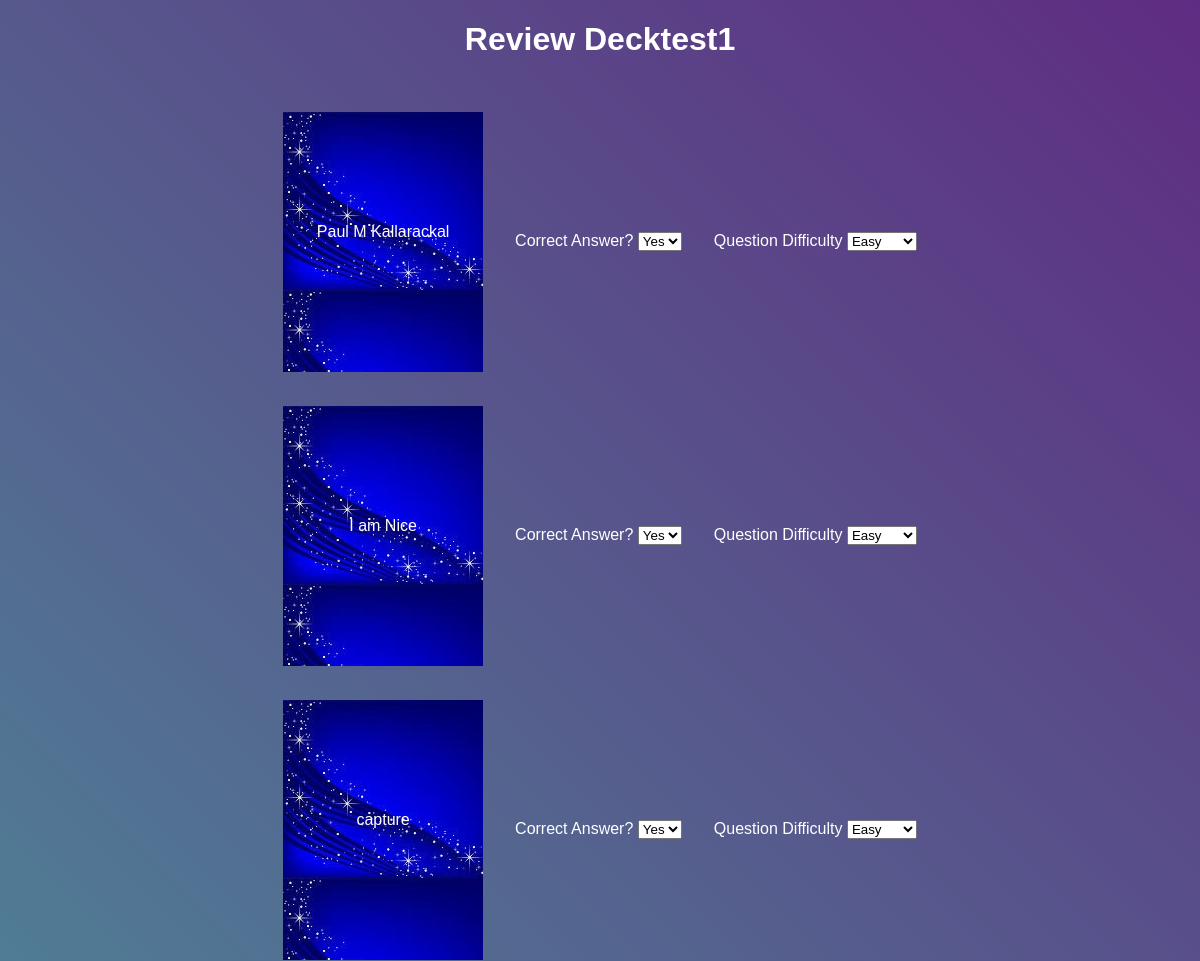
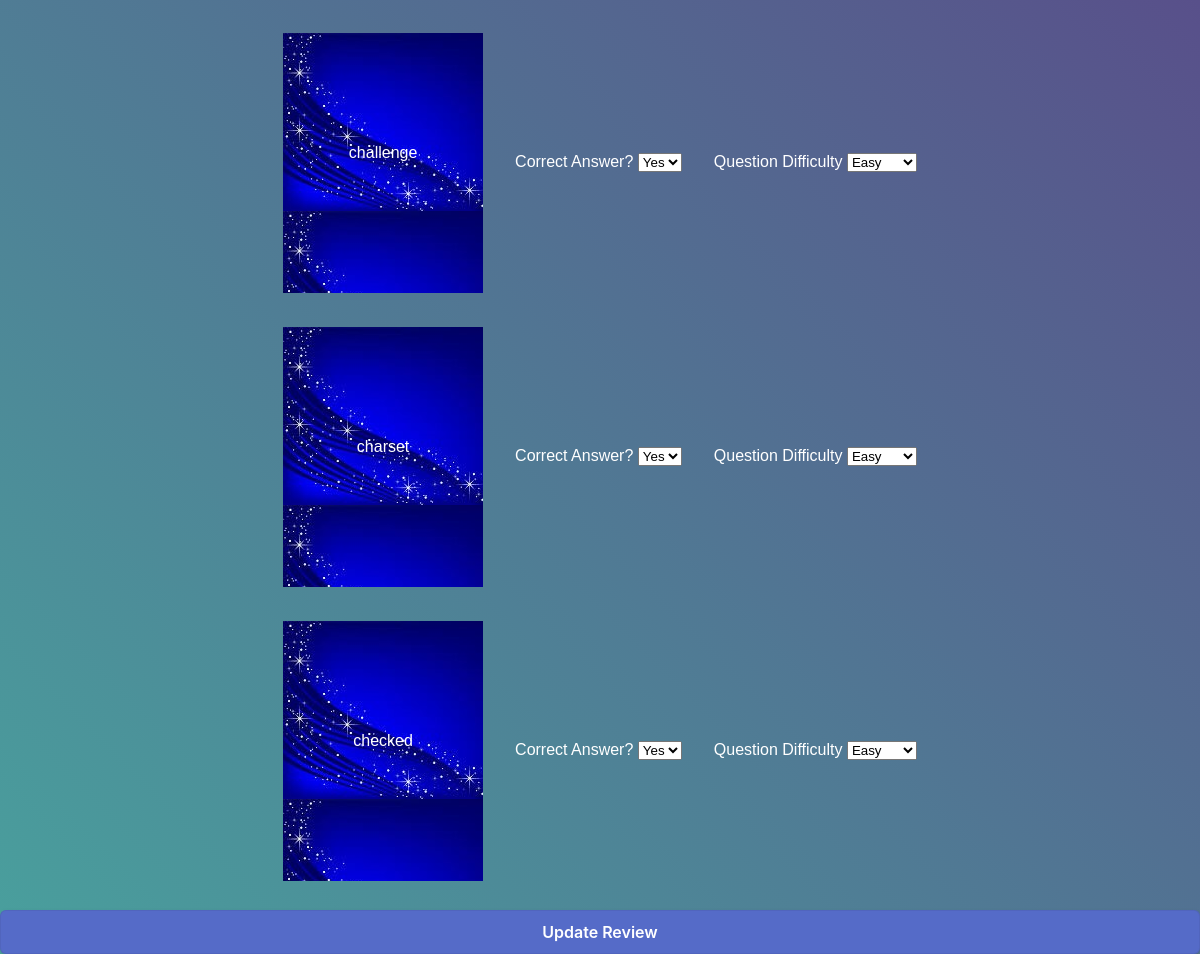
Page /admin/viewdeck/Decktest1/review on the committed database (2 pictures, top to bottom).
### Final Project Mad/code/main.py (models this page shows)
class Decks(db.Model):
    __tablename__='Decks'
    deck_id=db.Column(db.Integer,autoincrement=True,primary_key=True)
    username=db.Column(db.String,db.ForeignKey('User.username'),nullable=False)
    deck_name=db.Column(db.String,nullable=False)
    cardlist=db.Column(db.String,nullable=False)
    time=db.Column(db.String)
    scorelist=db.Column(db.String)

class Cards(db.Model):
    __tablename__='Cards'
    c_no=db.Column(db.Integer,primary_key=True,autoincrement=True)
    c_name=db.Column(db.String,nullable=False)
    c_description=db.Column(db.String,unique=True,nullable=False)
    username=db.Column(db.String,db.ForeignKey('User.username'),nullable=False)

### Final Project Mad/code/main.py (the view, shortened to what this page needs)
@app.route('/<string:username>/viewdeck/<string:deck_name>/review',methods=['GET','POST'])
def reviewdeck(username,deck_name):
    if request.method=='GET':
        QAdict={}
        user=db.session.query(User).filter(User.username==username).first()
        deck=db.session.query(Decks).filter(Decks.deck_name==deck_name,Decks.username==username).first()
        listofcards=deck.cardlist.split(',')
        for i in range(len(listofcards)):
            card=db.session.query(Cards).filter(Cards.username==username,Cards.c_no==listofcards[i]).first()
            if card:
                QAdict[card.c_name]=card.c_description
            else:
                return render_template('no_cards_yet.html',user=user)
        return render_template('reviewdeck.html',cards=QAdict,deck=deck,user=user)

### Final Project Mad/code/templates/reviewdeck.html (shortened to what this page needs)
{% extends "base.html" %}
{% block stylesheet %}
<link rel='stylesheet' href='/static/dashboard.css'>
{% endblock%}
{% block body %}
<h1> Review {{deck['deck_name']}}</h1>
<form action="/{{user['username']}}/viewdeck/{{deck['deck_name']}}/review" method="POST">
  {% for i in cards %}
  <table  class='center'>
    <tr>
     <td>  <div class="scene">
      <div class="card">
        <div class="card__face card__face--front">{{i}}</div>
        <div class="card__face card__face--back"><div class='textcentre'>{{cards[i]}}</div></div>
      </div>
    </div></td>
    <td> <label>Correct Answer?</label>
      <select name="answer" >
      <option value=1>Yes</option>
      </select>
    </div></td>
    <td>  <label>Question Difficulty</label>
      <select name="question" id="question">
      <option value="easy">Easy</option>
      </select></td>
    </tr>
  </table>
  {% endfor %}
  <button type="submit">Update Review</button>
{% endblock%}

### Final Project Mad/code/templates/base.html (shortened to what this page needs)
<!DOCTYPE html>
<html>
    <head>
        {%block stylesheet%}{%endblock%}
    </head>
    <body>
        <div>
            {% block body %} {% endblock%}
    </body>
</html>

### Final Project Mad/code/static/dashboard.css (style rules this page uses)
html, body { height: 100%; }
body { margin: 0; font-family: sans-serif; font-weight: 100; background: linear-gradient(45deg, #49a09d, #5f2c82); background-attachment: fixed; }
th, td { padding: 15px; color:white; }
button { appearance: button; backface-visibility: hidden; background-color:#556BC8; border-radius: 6px; border-width: 0; box-shadow: rgba(50, 50, 93, .1) 0 0 0 1px inset,rgba(50, 50, 93, .1) 0 2px 5px 0,rgba(0, 0, 0, .07) 0 1px 1px 0; box-sizing: border-box; color:white; cursor: pointer; font-family: -apple-system,system-ui,"Segoe UI",Roboto,"Helvetica Neue",Ubuntu,sans-serif; font-size: 100%; height: 44px; line-height: 1.15; margin: 12px 0 0; outline: none; overflow: hidden; padding: 0 25px; position: relative; text-align: center; text-transform: none; transform: translateZ(0); transition: all .2s,box-shadow .08s ease-in; user-select: none; -webkit-user-select: none; touch-action: manipulation; width: 100%; font-weight: 600; }
h1 { padding-bottom: 15px; text-align: center; color:white }
::placeholder { color: #e5e5e5; }
table { table-layout: fixed; overflow:auto; }
.center { margin-left: auto;margin-right: auto; }

### Final Project Mad/code/templates/reviewdeck.html (style rules this page uses)
.scene { width: 200px; height: 260px; perspective: 600px; }
.card { margin:auto; width: 200px; height: 260px; position: relative; transition: transform 1s; transform-style: preserve-3d; }
.card__face { position: absolute; height: 100%; width: 100%; backface-visibility: hidden; }
.card__face--front { text-align: center; vertical-align: middle; line-height: 15; background-image: url('/static/img.jpg'); }
.card__face--back { background-image: url('/static/img.jpg'); background-size: auto; transform: rotateY( 180deg ); }
.textcentre { text-align: center; margin: 0; position: absolute; top: 50%; -ms-transform: translateY(-50%); transform: translateY(-50%); }
.center { margin-left: auto; margin-right: auto; }

### rows in the picture
Decks: deck_name "Decktest1"
Cards: c_name "Paul M Kallarackal"
Cards: c_name "I am Nice"
Cards: c_name "capture"
Cards: c_name "challenge"
Cards: c_name "charset"
Cards: c_name "checked"
